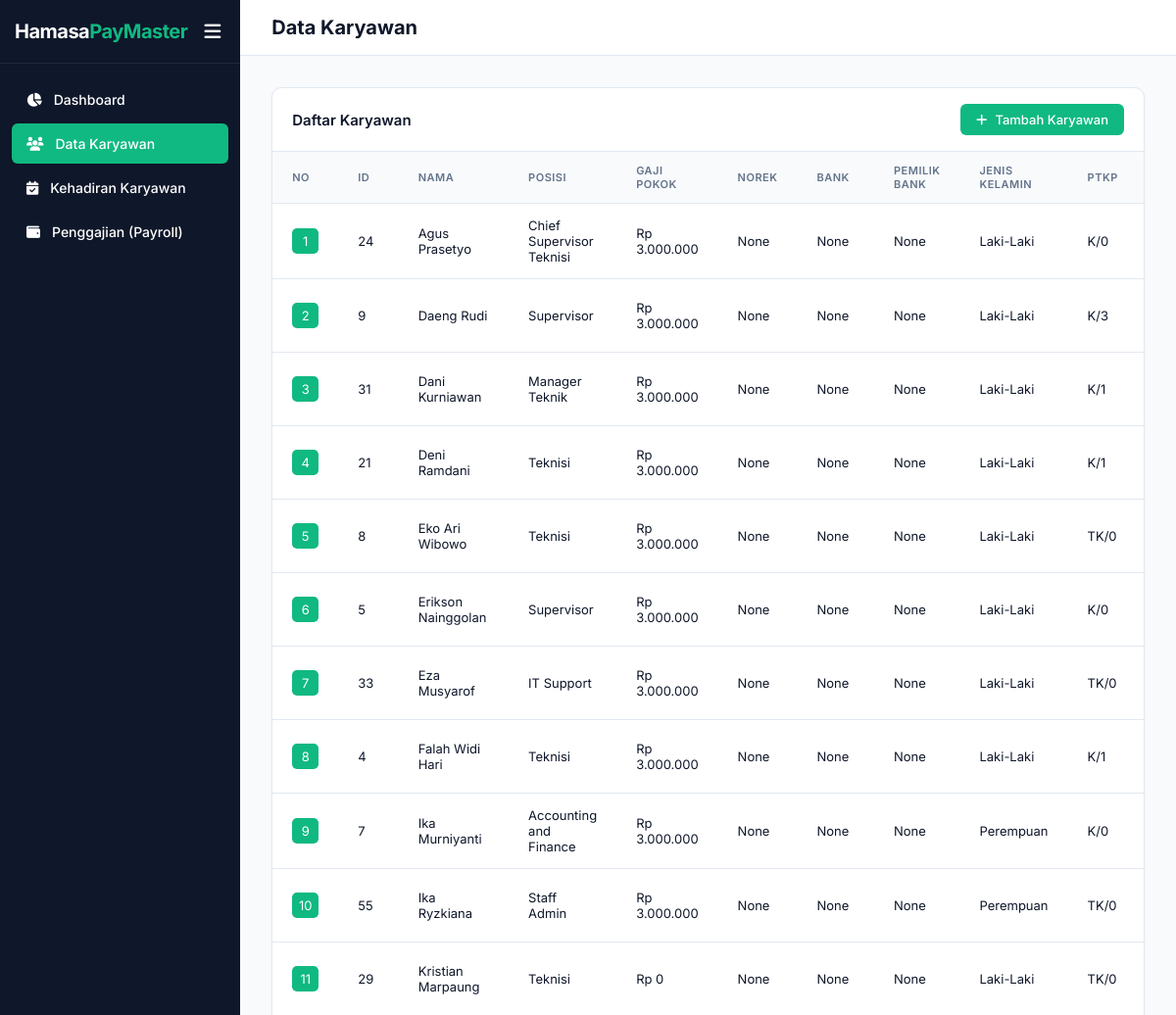
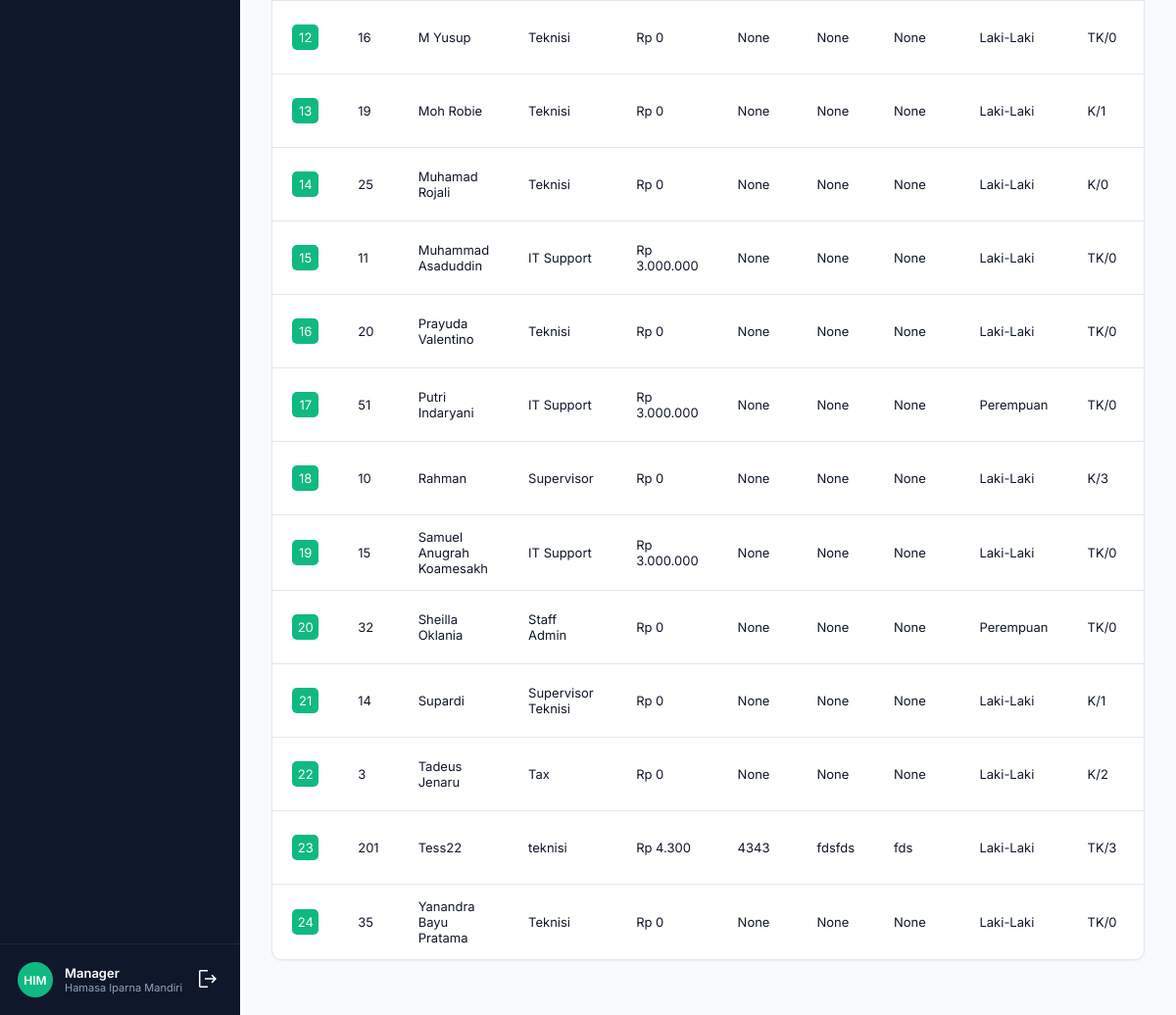
/employees (signed in), run on the app's committed database (2 pictures, top to bottom).
### models.py (models this page shows)
class Employee(db.Model):
    __tablename__ = "employees"
    id = db.Column(db.Integer, primary_key=True)
    user_id = db.Column(db.String(20), unique=True, nullable=False)  # ID Mesin
    name = db.Column(db.String(100))
    position = db.Column(db.String(100))
    basic_salary = db.Column(db.Float, default=0)
    gender = db.Column(db.String(50))
    married_status = db.Column(db.Integer)
    dependents = db.Column(db.Integer)
    phone = db.Column(db.String(30))
    email = db.Column(db.String(100))
    status = db.Column(db.String(20), default="Aktif")
    no_rekening = db.Column(db.String(100))
    nama_bank = db.Column(db.String(100))
    pemilik_bank = db.Column(db.String(100))

### routes/dashboard_routes.py (the view)
@dashboard_bp.route("/employees")
@login_required
def employees_page():
    today = datetime.date.today()
    periode_param = request.args.get("periode", today.strftime("%Y-%m"))
    try:
        periode_raw = periode_param
    except ValueError:
        periode_raw = today.strftime("%Y-%m")
    employees = Employee.query.order_by(
        Employee.name.asc()
    ).all()
    for employee in employees:
        status = "K" if employee.married_status else "TK"
        dependents = min(employee.dependents or 0, 3)
        employee.ptkp = f"{status}/{dependents}"
    return render_template(
        "employees.html",
        employees=employees,
        periode_raw=periode_raw
    )

### routes/user_routes.py (called while the page is built)
def login_required(f):
    @wraps(f)
    def decorated_function(*args, **kwargs):
        if "user_id" not in session:
            return redirect("/login")
        return f(*args, **kwargs)
    return decorated_function

### templates/employees.html (shortened to what this page needs)
<!DOCTYPE html>
<html lang="id">
<head>
    <link rel="stylesheet" href="https://cdnjs.cloudflare.com/ajax/libs/font-awesome/6.4.0/css/all.min.css">
    <link rel="stylesheet" href="{{ url_for('static', filename='css/styles.css') }}">
</head>
<body data-page="{{ active_page|default('dashboard') }}">
    <sidebar id="sidebar">
        <div>
            <div class="sidebar-header">
                <span class="logo-text">Hamasa<span>PayMaster</span></span>
                <button class="btn-toggle" onclick="toggleSidebar()">
                    <i class="fa-solid fa-bars" id="toggle-icon"></i>
                </button>
            </div>
            <ul class="nav-list">
                <li class="nav-item" data-page="dashboard">
                    <a href="/dashboard?periode={{periode_raw}}"><i class="fa-solid fa-chart-pie"></i> <span>Dashboard</span></a>
                </li>
                <li class="nav-item active" data-page="karyawan">
                    <a><i class="fa-solid fa-users"></i> <span>Data Karyawan</span></a>
                </li>
                <li class="nav-item" data-page="kehadiran">
                    <a href="/attendance?periode={{periode_raw}}"><i class="fa-solid fa-calendar-check"></i> <span>Kehadiran Karyawan</span></a>
                </li>
                <li class="nav-item" data-page="payroll">
                    <a href="/payroll?periode={{periode_raw}}"><i class="fa-solid fa-wallet"></i> <span>Penggajian (Payroll)</span></a>
                </li>
            </ul>
        </div>
        {% include 'components/sidebar_footer.html' %}
    </sidebar>
    <main>
        <header>
            <div class="header-title">
                <h1 id="page-title">Data Karyawan</h1>
            </div>
        </header>
        <div class="content-area">
            <section id="view-karyawan">
                <div class="card">
                    <div class="card-header">
                        <div class="card-title">Daftar Karyawan</div>
                        <button class="btn btn-primary" onclick="openEmpModal()"><i class="fa-solid fa-plus"></i> Tambah Karyawan</button>
                    </div>
                    <div class="table-responsive">
                        <table>
                            <thead>
                                <tr>
                                    <th>No</th>
                                    <th>ID</th>
                                    <th>Nama</th>
                                    <th>Posisi</th>
                                    <th>Gaji Pokok</th>
                                    <th>Norek</th>
                                    <th>Bank</th>
                                    <th>Pemilik Bank</th>
                                    <th>Jenis Kelamin</th>
                                    <th>PTKP</th>
                                    <th>No. WhatsApp</th>
                                </tr>
                            </thead>
                            <tbody id="employee-table-body">
                                {% for emp in employees %}
                                <tr>
                                    <td><div style="background-color: var(--accent); width: 27px; height: 100%; color: white; border-radius: 5px; text-align: center; padding: 5px;">{{ loop.index }}</div></td>
                                    <td>{{ emp.user_id }}</td>
                                    <td>{{ emp.name }}</td>
                                    <td>{{ emp.position }}</td>
                                    <td class="harga">{{ emp.basic_salary }}</td>
                                    <td>{{ emp.no_rekening }}</td>
                                    <td>{{ emp.nama_bank }}</td>
                                    <td>{{ emp.pemilik_bank }}</td>
                                    <td>{{ emp.gender }}</td>
                                    <td>{{ emp.ptkp }}</td>
                                    <td>{{ emp.phone }}</td>
                                </tr>
                                {% endfor %}
                            </tbody>
                        </table>
                    </div>
                </div>
            </section>
        </div>
    </main>
</body>
</html>

### templates/components/sidebar_footer.html
<div class="sidebar-footer">
    <div class="user-card">
        <div class="avatar" onclick="openEditPasswordModal()" style="cursor: pointer;">HIM</div>
        <div class="user-info">
            <span class="user-name">Manager</span>
            <span class="user-role">Hamasa Iparna Mandiri</span>
        </div>
        <div>
            <button style="background-color: transparent; list-style: none; border-color: transparent; cursor: pointer;" onclick="openModalLogout()">
                <svg xmlns="http://www.w3.org/2000/svg" height="24px" viewBox="0 -960 960 960" width="24px" fill="#FFFFFF"><path d="M180-120q-24 0-42-18t-18-42v-600q0-24 18-42t42-18h299v60H180v600h299v60H180Zm486-185-43-43 102-102H360v-60h363L621-612l43-43 176 176-174 174Z"/></svg>
            </button>
        </div>
    </div>
</div>

### static/css/styles.css (style rules this page uses)
:root { --primary: #0f172a; --primary-light: #1e293b; --accent: #10b981; --accent-hover: #059669; --bg-main: #f8fafc; --surface: #ffffff; --text-main: #0f172a; --text-muted: #64748b; --border: #e2e8f0; --danger: #ef4444; --warning: #f59e0b; --info: #3b82f6; --radius-sm: 6px; --radius-md: 10px; --radius-lg: 16px; --shadow-sm: 0 1px 2px 0 rgb(0 0 0 / 0.05); --shadow-md: 0 4px 6px -1px rgb(0 0 0 / 0.1); --shadow-lg: 0 10px 15px -3px rgb(0 0 0 / 0.1); }
* { box-sizing: border-box; margin: 0; padding: 0; font-family: 'Inter', sans-serif; }
body { background-color: var(--bg-main); color: var(--text-main); display: flex; height: 100vh; overflow: hidden; }
sidebar { width: 260px; background-color: var(--primary); color: #fff; display: flex; flex-direction: column; justify-content: space-between; z-index: 10; }
.sidebar-header { padding: 24px; display: flex; align-items: center; gap: 12px; border-bottom: 1px solid rgba(255, 255, 255, 0.08); }
.logo-text { font-size: 20px; font-weight: 700; letter-spacing: -0.5px; }
.logo-text span { color: var(--accent); }
.nav-list { list-style: none; padding: 16px 12px; display: flex; flex-direction: column; gap: 4px; }
.nav-item a { display: flex; align-items: center; gap: 12px; padding: 12px 16px; color: #94a3b8; text-decoration: none; border-radius: var(--radius-sm); font-size: 14px; font-weight: 500; transition: all 0.2s; }
.nav-item a:hover, .nav-item.active a { color: #fff; background-color: rgba(255, 255, 255, 0.08); }
.nav-item.active a { background-color: var(--accent); color: #fff; }
.sidebar-footer { padding: 16px; border-top: 1px solid rgba(255, 255, 255, 0.08); }
.user-card { display: flex; align-items: center; gap: 12px; padding: 2px; }
.avatar { width: 36px; height: 36px; border-radius: 50%; background-color: var(--accent); color: #fff; display: flex; align-items: center; justify-content: center; font-weight: 600; font-size: 12px; }
.user-info { display: flex; flex-direction: column; }
.user-name { font-size: 13px; font-weight: 600; color: #fff; }
.user-role { font-size: 11px; color: #94a3b8; }
main { flex-grow: 1; display: flex; flex-direction: column; overflow-y: auto; }
header { background-color: var(--surface); border-bottom: 1px solid var(--border); padding: 16px 32px; display: flex; justify-content: space-between; align-items: center; position: sticky; top: 0; z-index: 5; }
.header-title h1 { font-size: 20px; font-weight: 700; color: var(--text-main); }
.content-area { padding: 32px; }
.btn { padding: 8px 16px; border-radius: var(--radius-sm); font-size: 13px; font-weight: 500; border: none; cursor: pointer; display: inline-flex; align-items: center; gap: 8px; transition: all 0.2s; }
.btn-primary { background-color: var(--accent); color: #fff; }
.card { background: var(--surface); border-radius: var(--radius-md); border: 1px solid var(--border); box-shadow: var(--shadow-sm); overflow: hidden; margin-bottom: 24px; }
.card-header { padding: 16px 20px; border-bottom: 1px solid var(--border); display: flex; justify-content: space-between; align-items: center; }
.card-title { font-size: 15px; font-weight: 600; }
.table-responsive { width: 100%; overflow-x: auto; }
table { width: 100%; border-collapse: collapse; text-align: left; font-size: 13px; }
th { background-color: #f8fafc; color: var(--text-muted); padding: 12px 20px; font-weight: 600; border-bottom: 1px solid var(--border); text-transform: uppercase; font-size: 11px; letter-spacing: 0.5px; }
td { padding: 14px 20px; border-bottom: 1px solid var(--border); color: var(--text-main); vertical-align: middle; }
tr:last-child td { border-bottom: none; }
.sidebar-header { display: flex; align-items: center; justify-content: space-between; padding: 15px; }
.btn-toggle { background: transparent; border: none; cursor: pointer; font-size: 1.2rem; color: inherit; padding: 5px; }
.nav-item a { display: flex; align-items: center; gap: 12px; padding: 12px 15px; text-decoration: none; color: inherit; }

### data on the page
Employee: user_id "24", name "Agus Prasetyo", position "Chief Supervisor Teknisi", no_rekening "None", nama_bank "None", pemilik_bank "None", gender "Laki-Laki", ptkp "K/0"
Employee: user_id "9", name "Daeng Rudi", position "Supervisor", no_rekening "None", nama_bank "None", pemilik_bank "None", gender "Laki-Laki", ptkp "K/3"
Employee: user_id "31", name "Dani Kurniawan", position "Manager Teknik", no_rekening "None", nama_bank "None", pemilik_bank "None", gender "Laki-Laki", ptkp "K/1"
Employee: user_id "21", name "Deni Ramdani", position "Teknisi", no_rekening "None", nama_bank "None", pemilik_bank "None", gender "Laki-Laki", ptkp "K/1"
Employee: user_id "8", name "Eko Ari Wibowo", position "Teknisi", no_rekening "None", nama_bank "None", pemilik_bank "None", gender "Laki-Laki", ptkp "TK/0"
Employee: user_id "5", name "Erikson Nainggolan", position "Supervisor", no_rekening "None", nama_bank "None", pemilik_bank "None", gender "Laki-Laki", ptkp "K/0"
Employee: user_id "33", name "Eza Musyarof", position "IT Support", no_rekening "None", nama_bank "None", pemilik_bank "None", gender "Laki-Laki", ptkp "TK/0"
Employee: user_id "4", name "Falah Widi Hari", position "Teknisi", no_rekening "None", nama_bank "None", pemilik_bank "None", gender "Laki-Laki", ptkp "K/1"
Employee: user_id "7", name "Ika Murniyanti", position "Accounting and Finance", no_rekening "None", nama_bank "None", pemilik_bank "None", gender "Perempuan", ptkp "K/0"
Employee: user_id "55", name "Ika Ryzkiana", position "Staff Admin", no_rekening "None", nama_bank "None", pemilik_bank "None", gender "Perempuan", ptkp "TK/0"
Employee: user_id "29", name "Kristian Marpaung", position "Teknisi", no_rekening "None", nama_bank "None", pemilik_bank "None", gender "Laki-Laki", ptkp "TK/0"
Employee: user_id "16", name "M Yusup", position "Teknisi", no_rekening "None", nama_bank "None", pemilik_bank "None", gender "Laki-Laki", ptkp "TK/0"
Employee: user_id "19", name "Moh Robie", position "Teknisi", no_rekening "None", nama_bank "None", pemilik_bank "None", gender "Laki-Laki", ptkp "K/1"
Employee: user_id "25", name "Muhamad Rojali", position "Teknisi", no_rekening "None", nama_bank "None", pemilik_bank "None", gender "Laki-Laki", ptkp "K/0"
Employee: user_id "11", name "Muhammad Asaduddin", position "IT Support", no_rekening "None", nama_bank "None", pemilik_bank "None", gender "Laki-Laki", ptkp "TK/0"
Employee: user_id "20", name "Prayuda Valentino", position "Teknisi", no_rekening "None", nama_bank "None", pemilik_bank "None", gender "Laki-Laki", ptkp "TK/0"
Employee: user_id "51", name "Putri Indaryani", position "IT Support", no_rekening "None", nama_bank "None", pemilik_bank "None", gender "Perempuan", ptkp "TK/0"
Employee: user_id "10", name "Rahman", position "Supervisor", no_rekening "None", nama_bank "None", pemilik_bank "None", gender "Laki-Laki", ptkp "K/3"
Employee: user_id "15", name "Samuel Anugrah Koamesakh", position "IT Support", no_rekening "None", nama_bank "None", pemilik_bank "None", gender "Laki-Laki", ptkp "TK/0"
Employee: user_id "32", name "Sheilla Oklania", position "Staff Admin", no_rekening "None", nama_bank "None", pemilik_bank "None", gender "Perempuan", ptkp "TK/0"
Employee: user_id "14", name "Supardi", position "Supervisor Teknisi", no_rekening "None", nama_bank "None", pemilik_bank "None", gender "Laki-Laki", ptkp "K/1"
Employee: user_id "3", name "Tadeus Jenaru", position "Tax", no_rekening "None", nama_bank "None", pemilik_bank "None", gender "Laki-Laki", ptkp "K/2"
Employee: user_id "201", name "Tess22", position "teknisi", no_rekening "4343", nama_bank "fdsfds", pemilik_bank "fds", gender "Laki-Laki", ptkp "TK/3"
Employee: user_id "35", name "Yanandra Bayu Pratama", position "Teknisi", no_rekening "None", nama_bank "None", pemilik_bank "None", gender "Laki-Laki", ptkp "TK/0"
